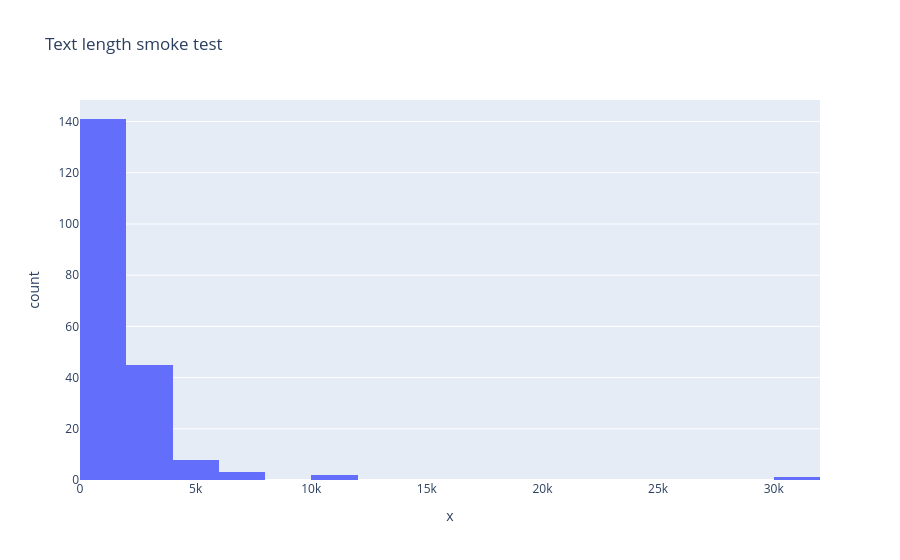

The notebook cell saved with this chart:
### Code cell
fig = px.histogram(x=[len(t) for t in twenty_train.data[:200]], nbins=30, title="Text length smoke test")
fig.show()
try:
    fig.write_image("_test_env_plotly.png", engine="kaleido")
    import os

    os.remove("_test_env_plotly.png")
    print("OK: plotly + kaleido static export")
except Exception as exc:
    print(f"Note: kaleido export skipped ({exc}). Interactive Plotly still OK.")

### Figure 1 — Plotly figure (JSON) as saved in the notebook; plotly's stock layout.template omitted (floating-point values rounded to 4 significant figures; data arrays with more than 128 entries replaced by an {"elided": "..."} marker saying what was removed)
{"data": [{"bingroup": "x", "hovertemplate": "x=%{x}<br>count=%{y}<extra></extra>", "legendgroup": "", "marker": {"color": "#636efa", "pattern": {"shape": ""}}, "name": "", "nbinsx": 30, "orientation": "v", "showlegend": false, "type": "histogram", "x": {"elided": "200 int values"}, "xaxis": "x", "yaxis": "y"}], "layout": {"barmode": "relative", "legend": {"tracegroupgap": 0}, "title": {"text": "Text length smoke test"}, "xaxis": {"anchor": "y", "domain": [0, 1], "title": {"text": "x"}}, "yaxis": {"anchor": "x", "domain": [0, 1], "title": {"text": "count"}}}}
